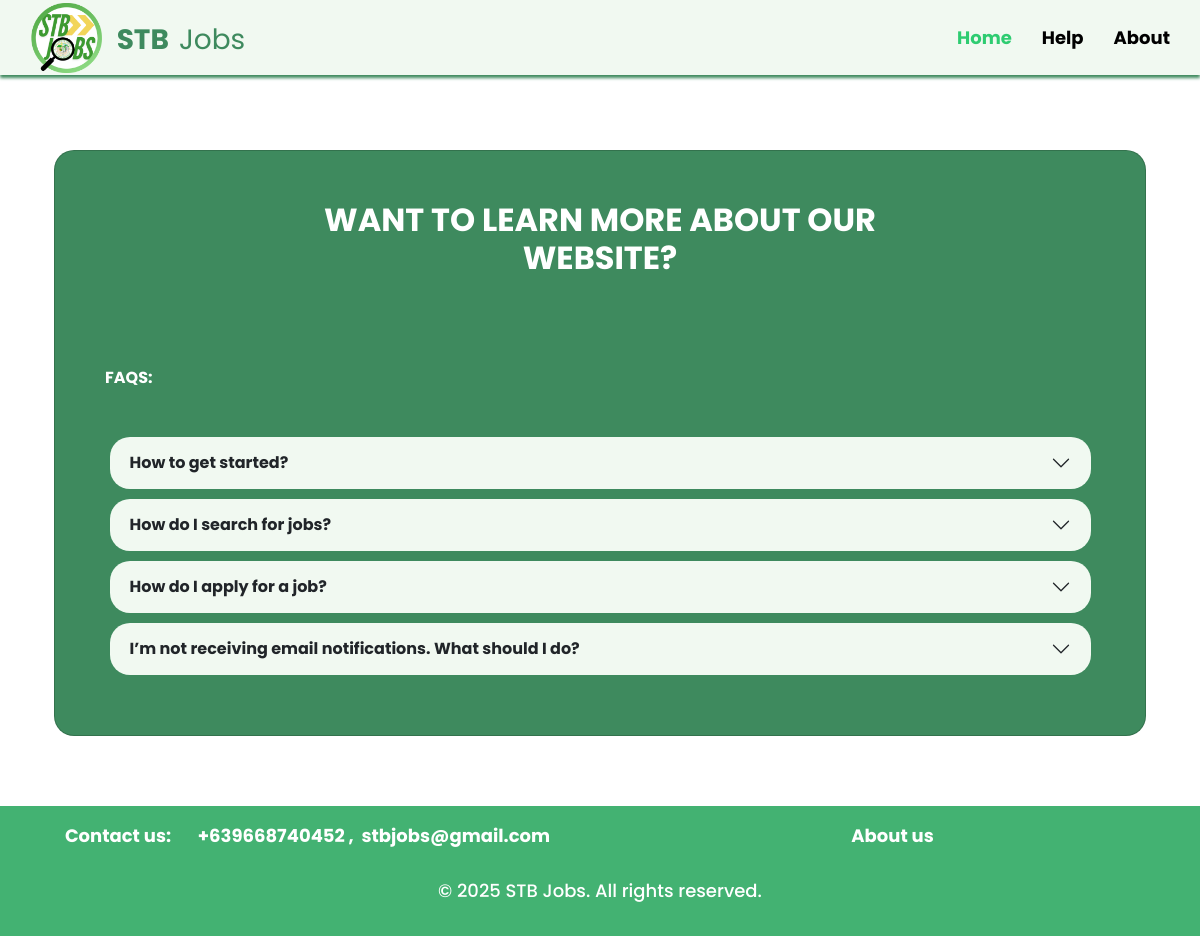
The page /user/help.php on the database its author committed.
### tables this page shows
CREATE TABLE `help` (
  `helpID` int(8) NOT NULL,
  `shortDescription` varchar(100) NOT NULL,
  `longDescription` varchar(3000) NOT NULL
);

### connect.php (called while the page is built, shortened)
<?php
  function executeQuery($query){
    $conn = $GLOBALS['conn'];
    return mysqli_query($conn, $query);
  }
?>

### user/help.php (the view, shortened to what this page needs)
<?php
include("../connect.php");
$helpQuery = "SELECT * FROM help";
$results = executeQuery($helpQuery);
?>
<!doctype html>
<html lang="en">
<head>
  <link href="https://cdn.jsdelivr.net/npm/bootstrap@5.3.3/dist/css/bootstrap.min.css" rel="stylesheet"
>
  <link rel="stylesheet" href="../assets/css/userCSS/help.css">
</head>
<body>
  <?php
  include("../assets/shared/navbarSignUp.php");
  ?>
  <div class="container">
    <div class="row">
      <div class="col">
        <div class="card">
          <div class="h2">
            WANT TO LEARN MORE ABOUT OUR <br> WEBSITE?
          </div>
          <div class="h6">
            FAQS:
          </div>
          <?php
          if (mysqli_num_rows($results) > 0) {
            while ($help = mysqli_fetch_assoc($results)) {
              ?>
              <div class="accordion-container">
                <div class="accordion accordion-flush px-10px" id="accordionFlushExample">
                  <div class="accordion-item">
                    <h2 class="accordion-header">
                      <button class="accordion-button collapsed" type="button" data-bs-toggle="collapse"
                        data-bs-target="#<?php echo $help['helpID'] ?>" aria-expanded="false" aria-controls="flush-collapseOne">
                        <?php echo $help['shortDescription'] ?>
                      </button>
                    </h2>
                  </div>
                </div>
              </div>
              <?php
            }
          }
          ?>
        </div>
      </div>
    </div>
  </div>
  <?php
  include("../assets/shared/footer.php");
  ?>
</body>
</html>

### assets/css/userCSS/help.css (style rules this page uses)
body { font-family: "Poppins", serif !important; }
.card { background-color: #3e8a5e !important; color: white !important; padding-top: 50px; margin-top: 150px; border-radius: 20px !important; justify-content: center; margin-bottom: 70px; padding-bottom: 50px; position: relative; z-index: 1; }
.h2 { text-align: center; margin-bottom: 90px !important; font-size: 34px; font-family: "Poppins", serif; font-weight: bold !important; }
.h6 { margin-left: 50px !important; text-align: left; margin-bottom: 50px !important; font-weight: bold !important; }
.accordion-container { display: flex; justify-content: center; align-items: center; }
.accordion { width: 90%; }
.accordion-item { width: 100%; background-color: #3e8a5e !important; border: none !important; }
.accordion-button { width: 100% !important; background-color: #f1f9f1 !important; font-size: 18px; text-align: left; border: none !important; margin-bottom: 10px; font-weight: bold; border-radius: 20px !important; }

### assets/css/userCSS/navbarSignUp.css (style rules this page uses)
* { padding: 0; box-sizing: border-box; }
body { background: white; font-family: "Poppins", serif; }

### assets/shared/footer.php (style rules this page uses)
.row { margin: 0; padding: 0; }

### rows shown on the page
help: shortDescription "How to get started?"
help: shortDescription "How do I search for jobs?"
help: shortDescription "How do I apply for a job?"
help: shortDescription "I’m not receiving email notifications. What should I do?"
